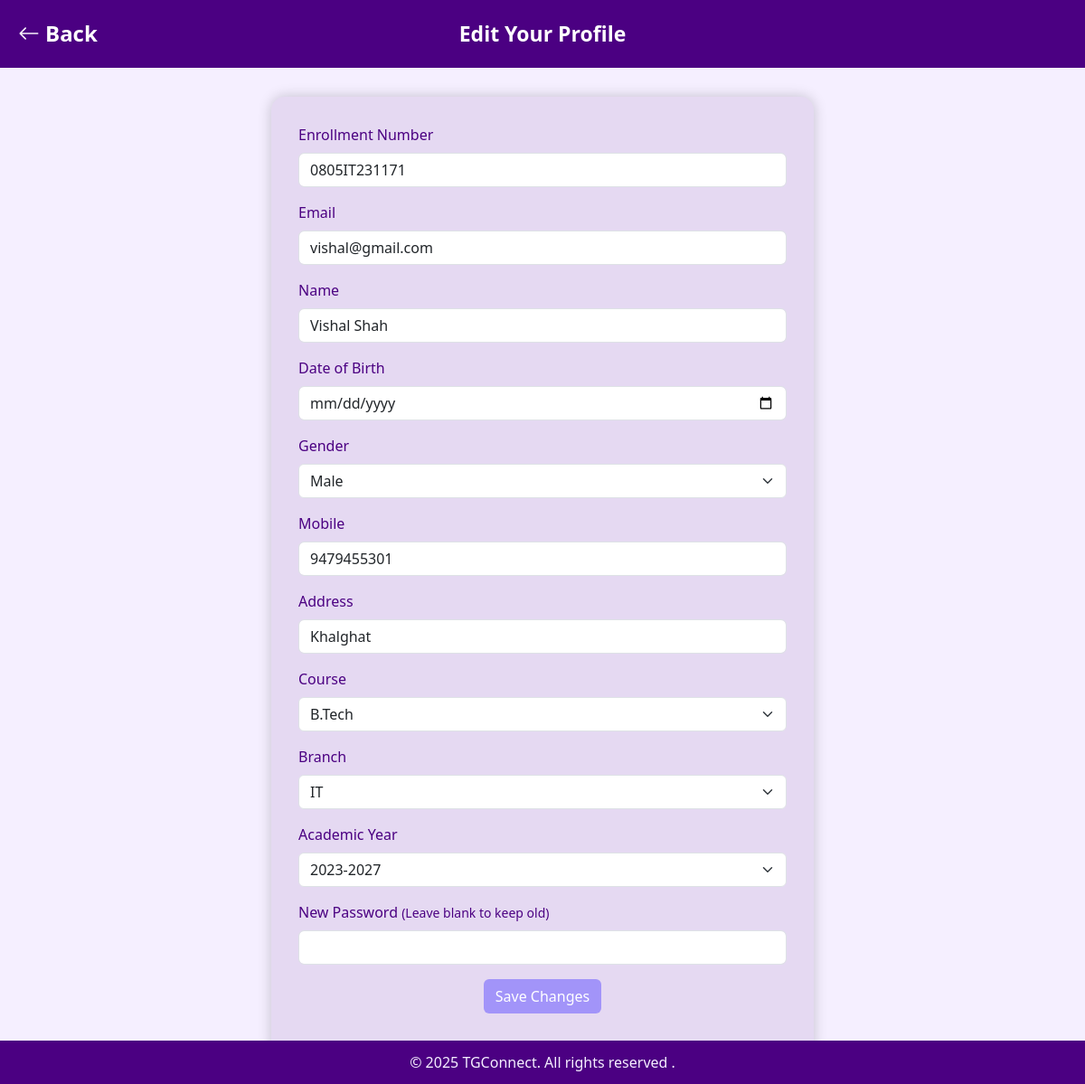
The app's page /editprofile/ (signed in) with its own data.
### TGConnect/models.py (models this page shows)
class Register(models.Model) :
    enroll=models.CharField(primary_key=True,unique=True)
    name=models.CharField(max_length=50)
    dob=models.DateField()
    gender = models.CharField()
    email=models.EmailField(unique=True)
    mobile=models.IntegerField(unique=True)
    address = models.CharField(max_length=100)
    course = models.CharField(max_length=20)
    branch = models.CharField(max_length=20)
    year = models.CharField(max_length=20)
    password = models.CharField(max_length=10)
    status = models.IntegerField()
    role = models.CharField(max_length=10)
    info = models.CharField(max_length=50)

### TGConnect/views.py (the view, shortened to what this page needs)
# urls.py: path('editprofile/',views.editprofile),
def editprofile(request):
    email = request.session.get("semail")
    if not email:
        return redirect("/login/")
    user = models.Register.objects.filter(email=email).first()
    if not user:
        return redirect("/login/")
    return render(request, "editprofile.html", {
        "user": user,
        "branches": ["CSE", "IT", "CSE-AI", "CSE-DS", "Mechanical", "Electrical", "Civil"],
        "years": ["2022-2026", "2023-2027", "2024-2028", "2025-2029"],
        "courses": ["B.Tech", "Diploma"]
    })

### TGConnect/templates/editprofile.html (shortened to what this page needs)
{% load static %}
<html>
<head>
  <link href="https://cdn.jsdelivr.net/npm/bootstrap@5.3.0/dist/css/bootstrap.min.css" rel="stylesheet">
  <link href="https://cdn.jsdelivr.net/npm/bootstrap-icons@1.10.5/font/bootstrap-icons.css" rel="stylesheet">
</head>
<body>
    <header>
      <a href="/studenthome/" class="back-btn" title="Back to Welcome Page">
        <i class="bi bi-arrow-left"></i> Back
      </a>
      Edit Your Profile
    </header>
  <main>
    <div class="overlay">
      <div class="register-container">
        <form method="post">
          <div class="mb-3">
            <label class="form-label">Enrollment Number</label>
            <input type="text" class="form-control" value="{{ user.enroll }}" readonly>
          </div>
          <div class="mb-3">
            <label class="form-label">Email</label>
            <input type="email" class="form-control" value="{{ user.email }}" readonly>
          </div>
          <div class="mb-3">
            <label class="form-label">Name</label>
            <input type="text" class="form-control" name="name" value="{{ user.name }}">
          </div>
          <div class="mb-3">
            <label class="form-label">Date of Birth</label>
            <input type="date" class="form-control" name="dob" value="{{ user.dob }}">
          </div>
          <div class="mb-3">
            <label class="form-label">Gender</label>
            <select class="form-select" name="gender">
              <option {% if user.gender == "Male" %}selected{% endif %}>Male</option>
            </select>
          </div>
          <div class="mb-3">
            <label class="form-label">Mobile</label>
            <input type="text" class="form-control" name="mobile" value="{{ user.mobile }}">
          </div>
          <div class="mb-3">
            <label class="form-label">Address</label>
            <input type="text" class="form-control" name="address" value="{{ user.address }}">
          </div>
          <div class="mb-3">
            <label class="form-label">Course</label>
            <select class="form-select" name="course">
              {% for course in courses %}
              <option {% if course == user.course %}selected{% endif %}>{{ course }}</option>
              {% endfor %}
            </select>
          </div>
          <div class="mb-3">
            <label class="form-label">Branch</label>
            <select class="form-select" name="branch">
              {% for branch in branches %}
              <option {% if branch == user.branch %}selected{% endif %}>{{ branch }}</option>
              {% endfor %}
            </select>
          </div>
          <div class="mb-3">
            <label class="form-label">Academic Year</label>
            <select class="form-select" name="year">
              {% for y in years %}
              <option {% if y == user.year %}selected{% endif %}>{{ y }}</option>
              {% endfor %}
            </select>
          </div>
          <div class="mb-3">
            <label class="form-label">New Password <small>(Leave blank to keep old)</small></label>
            <input type="password" class="form-control" name="password">
          </div>
          <div class="text-center">
            <button type="submit" class="btn btn-register">Save Changes</button>
          </div>
        </form>
      </div>
    </div>
  </main>
  <footer>&copy; 2025 TGConnect. All rights reserved .</footer>
</body>
</html>

### TGConnect/templates/editprofile.html (style rules this page uses)
body { background-color: #f5efff; background-size: cover; margin: 0; padding: 0; }
header { background-color: #4b0082; padding: 20px; text-align: center; font-size: 23px; color: white; font-weight: bold; position: relative; }
.back-btn { position: absolute; left: 20px; top: 50%; transform: translateY(-50%); color: white; text-decoration: none; font-size: 24px; display: flex; align-items: center; gap: 6px; transition: color 0.3s ease; }
.overlay { background-color: rgba(245, 239, 255, 0.3); min-height: 100vh; display: flex; justify-content: center; align-items: center; }
.register-container { width: 100%; max-width: 600px; margin : 2rem ; background-color: #e5d9f2; padding: 30px; border-radius: 15px; box-shadow: 0 0 15px rgba(0, 0, 0, 0.2); opacity: 0; transform: translateY(30px); animation: slideUpFadeIn 1s forwards ease; }
footer { position: fixed; width: 100%; bottom: 0; height: 3rem; align-content: center; text-align: center; font-size: 1rem; color: #f5efff; background-color: #4b0082; }
.form-label { color: #4b0082; }
.btn-register { background-color: #a294f9; color: white; }

### records on screen
Register: enroll "0805IT231171", email "vishal@gmail.com", name "Vishal Shah", gender "Male", mobile "9479455301", address "Khalghat", course "B.Tech", branch "IT", year "2023-2027"
